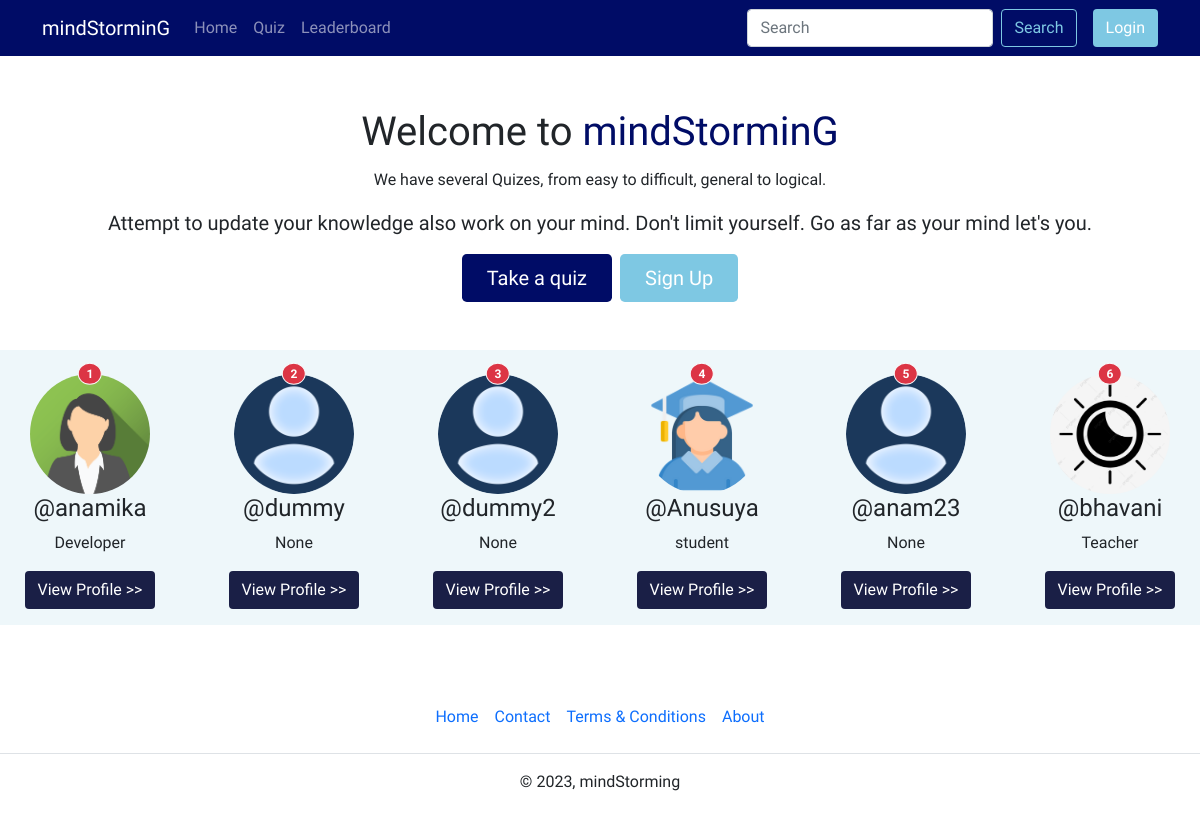
The page / on the database its author committed.
### quiz/models.py (models this page shows, shortened)
class UserRank(models.Model):
    user = models.OneToOneField(User, on_delete=models.CASCADE)
    rank = models.IntegerField(null=True, blank=True)
    total_score = models.IntegerField(null=True, blank=True)

### account/models.py (models this page shows, shortened)
class Profile(models.Model):
    username = models.OneToOneField(User, on_delete=models.CASCADE, null=True)
    bio = models.TextField(blank=True, null=True, verbose_name='Description')
    profile_img = models.ImageField(upload_to='profile_images', default='profile.png', blank=True, null=True, verbose_name='Profile image')
    location = models.CharField(max_length=100, blank=True, null=True)
    GENDER = (
        ('Male', 'Male'),
        ('Female', 'Female'),
        ('Other', 'Other'),
    )
    gender = models.CharField(max_length=6, choices=GENDER, blank=True, null=True)

### base/views.py (the view)
# urls.py: path('', views.home, name='home'),
def home(request):
    leaderboard_users = UserRank.objects.order_by('rank')[:6]
    if request.user.is_authenticated:
         user_object2 = User.objects.get(username=request.user)
         user_profile2 = Profile.objects.get(username=user_object2)
         context = {"user_profile2":user_profile2, "leaderboard_users": leaderboard_users}
    else:
        context = {"leaderboard_users": leaderboard_users}
    return render(request, 'homepage.html', context)

### templates/homepage.html
{% extends "index.html" %}
{% load static %}
{% block content %}
<div class="container text-center mt-5 px-5">
    <h1 class="py-1"><span style="font-family: 'Cardo', serif;">Welcome to</span>
    <span style="font-family: 'IM Fell English SC', serif;color: #000C66;">mind</span><span style="font-family: 'Berkshire Swash', cursive;color: #000C66;">Stormin</span><span style="font-family: 'Grenze Gotisch', cursive;color: #000C66;">G</span></h1>
    <p class="lead fs-6">We have several Quizes, from easy to difficult, general to logical.</p>
    <p class="fs-5">Attempt to update your knowledge also work on your mind.
       Don't limit yourself. Go as far as your mind let's you.</p>
  </div>
  <div class="d-flex justify-content-center gap-2 mb-5">
    <a href="{% url 'quiz_page' %}" class="btn btn-lg px-4 btn-quiz">Take a quiz</a>
    {% if not request.user.is_authenticated %}
    <a href="{% url 'register' %}" class="btn btn-lg px-4 btn-signup">Sign Up</a>
    {% endif %}
  </div>
  <div class="row row-cols-md-3 rounded text-center pt-4" style="background-color: #eef7fa;">
     {% if leaderboard_users|length == 0 %}
     <div class="col-lg-2 position-relative">
        <h4 class="text-center text-danger">No user available on leaderboard</h4>
     </div>
     {% else %}
     {% for rank in leaderboard_users %}
     <div class="col-lg-2 position-relative">
        <img src="{{rank.user.profile.profile_img.url}}" class="rounded-circle" width="120" height="120" alt="user-profile">
        <span class="position-absolute top-0 start-50 translate-middle badge rounded-circle border border-light bg-danger">
        {{forloop.counter}}</span>
        <h4 class="fw-normal">@{{rank.user.username}}</h4>
        <p>{{rank.user.profile.bio|truncatewords:5}}</p>
        <p><a class="btn btn-view" href="{% url 'profile' rank.user.username %}">View Profile >></a></p>
     </div>
     {% endfor %}
     {% endif %}
  </div>
  {% endblock content %}

### templates/index.html (shortened to what this page needs)
{% load static %}
<!DOCTYPE html>
<html>
    <head>
        <link href="https://cdn.jsdelivr.net/npm/bootstrap@5.0.2/dist/css/bootstrap.min.css" rel="stylesheet">
        <link href="{% static 'css/style.css' %}" rel="stylesheet">
    </head>
    <body>
      {% include "components/navbar.html" %}
       {% block content %}{% endblock content %}
       {% include "components/footer.html" %}
    </body>
</html>

### templates/components/navbar.html (shortened to what this page needs)
 <nav class="navbar navbar-expand-lg navbar-dark" style="background-color: #000C66;">
    <div class="container">
        <a class="navbar-brand" href="{% url 'home' %}"><span style="font-family: 'IM Fell English SC', serif;">mind</span><span style="font-family: 'Berkshire Swash', cursive;">Stormin</span><span style="font-family: 'Grenze Gotisch', cursive;">G</span></a>
        <div class="collapse navbar-collapse" id="navbarSupportedContent">
            <ul class="navbar-nav me-auto mb-2 mb-lg-0">
                <li class="nav-item">
                    <a class="nav-link" aria-current="page" href="{% url 'home' %}">Home</a>
                </li>
                <li class="nav-item">
                    <a class="nav-link" href="{% url 'quiz_page' %}">Quiz</a>
                </li>
                <li class="nav-item">
                    <a class="nav-link" href="{% url 'leaderboard' %}">Leaderboard</a>
                </li>
            </ul>
            <form class="d-flex gap-2" action="{% url 'search_users' %}">
                <input class="form-control" type="search" name="q" placeholder="Search" aria-label="Search">
                <button class="btn btn-search me-2" type="submit">Search</button>
                {% if request.user.is_authenticated %}
                <a class="btn btn-login" href="{% url 'logout' %}">Logout</a>
                <a href="{% url 'profile' request.user.username %}" class="ms-1" data-bs-toggle="tooltip" data-bs-placement="bottom" title="{{request.user.username}}">
                    <img src="{{user_profile2.profile_img.url}}" class="rounded-circle border" width="40" height="40" alt="profile_img">
                </a>
                {% else %}
                <a class="btn btn-login" href="{% url 'login' %}">Login</a>
                {% endif %}
            </form>
        </div>
    </div>
</nav>

### templates/components/footer.html
<footer class=" py-4 my-5">
    <ul class="nav justify-content-center border-bottom pb-3 mb-3">
        <li class="nav-item"><a href="{% url 'home' %}" class="nav-link px-2 text-body-secondary ">Home</a></li>
        <li class="nav-item"><a href="{% url 'contact' %}" class="nav-link px-2 text-body-secondary">Contact</a></li>
        <li class="nav-item"><a href="{% url 'terms_conditions' %}" class="nav-link px-2 text-body-secondary">Terms & Conditions</a></li>
        <li class="nav-item"><a href="{% url 'about' %}" class="nav-link px-2 text-body-secondary">About</a></li>
    </ul>
    <p class="text-center text-body-secondary">&copy; 2023, mindStorming</p>
   </footer>

### static/css/style.css (style rules this page uses)
* { font-family: 'Rajdhani', sans-serif; }
.btn-search { border-color: #7EC8E3; color: #7EC8E3; }
.btn-login { background-color: #7EC8E3; color: white; }
.btn-quiz { background-color: #000c66; color: white; }
.btn-signup { background-color: #7EC8E3; color: white; }
.btn-view { background-color: #1a1f46; color: white; }

### rows shown on the page
UserRank: user.profile.profile_img (picture), user.username "anamika", user.profile.bio "Developer"
UserRank: user.profile.profile_img (placeholder picture), user.username "dummy", user.profile.bio "None"
UserRank: user.profile.profile_img (placeholder picture), user.username "dummy2", user.profile.bio "None"
UserRank: user.profile.profile_img (picture), user.username "Anusuya", user.profile.bio "student"
UserRank: user.profile.profile_img (placeholder picture), user.username "anam23", user.profile.bio "None"
UserRank: user.profile.profile_img (picture), user.username "bhavani", user.profile.bio "Teacher"
